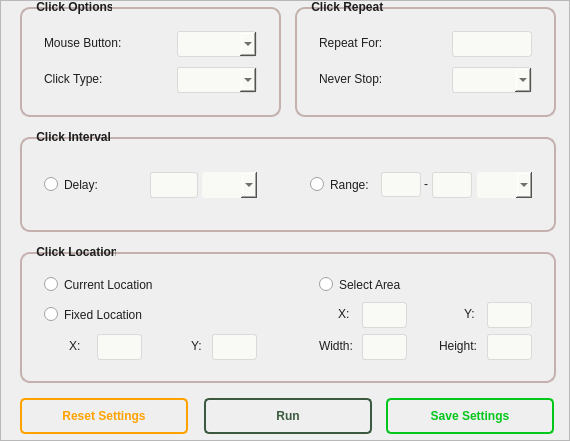
       <widget class="QFrame" name="home_frame">
        <property name="geometry">
         <rect>
          <x>72</x>
          <y>0</y>
          <width>570</width>
          <height>441</height>
         </rect>
        </property>
        <property name="sizePolicy">
         <sizepolicy hsizetype="Preferred" vsizetype="Preferred">
          <horstretch>0</horstretch>
          <verstretch>0</verstretch>
         </sizepolicy>
        </property>
        <property name="toolTip">
         <string/>
        </property>
        <property name="styleSheet">
         <string notr="true">color: rgb(30, 30, 30);
</string>
        </property>
        <property name="frameShape">
         <enum>QFrame::StyledPanel</enum>
        </property>
        <property name="frameShadow">
         <enum>QFrame::Raised</enum>
        </property>
        <property name="midLineWidth">
         <number>0</number>
        </property>
        <widget class="QPushButton" name="reset_settings_button">
         <property name="geometry">
          <rect>
           <x>20</x>
           <y>398</y>
           <width>168</width>
           <height>36</height>
          </rect>
         </property>
         <property name="font">
          <font>
           <pointsize>9</pointsize>
           <weight>75</weight>
           <bold>true</bold>
          </font>
         </property>
         <property name="toolTip">
          <string>&lt;p style='white-space:pre'&gt;Reset the tool to default values&lt;/p&gt;</string>
         </property>
         <property name="styleSheet">
          <string notr="true">QPushButton {
border-radius: 5px;
border: 2px solid rgb(255, 162, 0);
color: rgb(255, 162, 0);

}

QPushButton:hover {
color: white;
background-color: rgb(255, 162, 0);
}

QToolTip {
background-color: #e0e0e0;
border: none; }
</string>
         </property>
         <property name="text">
          <string>Reset Settings</string>
         </property>
        </widget>
        <widget class="QPushButton" name="save_settings_button">
         <property name="geometry">
          <rect>
           <x>386</x>
           <y>398</y>
           <width>168</width>
           <height>36</height>
          </rect>
         </property>
         <property name="font">
          <font>
           <pointsize>9</pointsize>
           <weight>75</weight>
           <bold>true</bold>
          </font>
         </property>
         <property name="toolTip">
          <string>&lt;p style='white-space:pre'&gt;Save the click settings to PC or App&lt;/p&gt;</string>
         </property>
         <property name="styleSheet">
          <string notr="true">QPushButton{
border-radius: 5px;
border: 2px solid rgb(3, 199, 26);
color: rgb(3, 199, 26);

}

QPushButton:hover {
color: white;
background-color: rgb(3, 199, 26);
}

QToolTip {
background-color: #e0e0e0;
border: none; }</string>
         </property>
         <property name="text">
          <string>Save Settings</string>
         </property>
        </widget>
        <widget class="QPushButton" name="play_button">
         <property name="geometry">
          <rect>
           <x>204</x>
           <y>398</y>
           <width>168</width>
           <height>36</height>
          </rect>
         </property>
         <property name="font">
          <font>
           <pointsize>9</pointsize>
           <weight>75</weight>
           <bold>true</bold>
          </font>
         </property>
         <property name="toolTip">
          <string/>
         </property>
         <property name="styleSheet">
          <string notr="true">QPushButton{
border-radius: 5px;
border: 2px solid #3A5A40;
color: #3A5A40;

}

QPushButton:hover {
color: white;
background-color: #3A5A40;
}</string>
         </property>
         <property name="text">
          <string>Run</string>
         </property>
         <property name="icon">
          <iconset>
           <normaloff>images/Run.png</normaloff>images/Run.png</iconset>
         </property>
        </widget>
        <widget class="QFrame" name="frame">
         <property name="geometry">
          <rect>
           <x>20</x>
           <y>7</y>
           <width>261</width>
           <height>110</height>
          </rect>
         </property>
         <property name="styleSheet">
          <string notr="true">border: 1.5px solid rgb(196, 177, 174);

border-radius: 10px;</string>
         </property>
         <property name="frameShape">
          <enum>QFrame::StyledPanel</enum>
         </property>
         <property name="frameShadow">
          <enum>QFrame::Raised</enum>
         </property>
         <widget class="QComboBox" name="click_type_combobox">
          <property name="geometry">
           <rect>
            <x>157</x>
            <y>60</y>
            <width>80</width>
            <height>26</height>
           </rect>
          </property>
          <property name="maximumSize">
           <size>
            <width>16777215</width>
            <height>16777215</height>
           </size>
          </property>
          <property name="font">
           <font>
            <pointsize>9</pointsize>
           </font>
          </property>
          <property name="styleSheet">
           <string notr="true">background-color: rgb(249, 249, 245);
border: 1px solid;
border-radius: 3px;
border-color: rgb(218, 218, 218)</string>
          </property>
          <property name="currentText">
           <string/>
          </property>
         </widget>
         <widget class="QComboBox" name="mouse_button_combobox">
          <property name="geometry">
           <rect>
            <x>157</x>
            <y>24</y>
            <width>80</width>
            <height>26</height>
           </rect>
          </property>
          <property name="maximumSize">
           <size>
            <width>16777215</width>
            <height>16777215</height>
           </size>
          </property>
          <property name="font">
           <font>
            <pointsize>9</pointsize>
           </font>
          </property>
          <property name="styleSheet">
           <string notr="true">background-color: rgb(249, 249, 245);
border: 1px solid;
border-radius: 3px;
border-color: rgb(218, 218, 218)</string>
          </property>
         </widget>
         <widget class="QLabel" name="mouse_button_label">
          <property name="geometry">
           <rect>
            <x>24</x>
            <y>27</y>
            <width>96</width>
            <height>18</height>
           </rect>
          </property>
          <property name="font">
           <font>
            <pointsize>9</pointsize>
           </font>
          </property>
          <property name="styleSheet">
           <string notr="true">border: none;</string>
          </property>
          <property name="text">
           <string>Mouse Button:</string>
          </property>
         </widget>
         <widget class="QLabel" name="click_type_label">
          <property name="geometry">
           <rect>
            <x>24</x>
            <y>63</y>
            <width>71</width>
            <height>18</height>
           </rect>
          </property>
          <property name="font">
           <font>
            <family>Arial</family>
            <pointsize>9</pointsize>
           </font>
          </property>
          <property name="styleSheet">
           <string notr="true">border: none;</string>
          </property>
          <property name="text">
           <string>Click Type:</string>
          </property>
         </widget>
         <zorder>click_type_combobox</zorder>
         <zorder>mouse_button_label</zorder>
         <zorder>click_type_label</zorder>
         <zorder>mouse_button_combobox</zorder>
        </widget>
        <widget class="QLabel" name="label_2">
         <property name="enabled">
          <bool>true</bool>
         </property>
         <property name="geometry">
          <rect>
           <x>33</x>
           <y>-1</y>
           <width>79</width>
           <height>16</height>
          </rect>
         </property>
         <property name="font">
          <font>
           <weight>75</weight>
           <bold>true</bold>
          </font>
         </property>
         <property name="styleSheet">
          <string notr="true">Border: none;</string>
         </property>
         <property name="text">
          <string> Click Options</string>
         </property>
        </widget>
        <widget class="QLabel" name="label_3">
         <property name="geometry">
          <rect>
           <x>308</x>
           <y>-1</y>
           <width>77</width>
           <height>16</height>
          </rect>
         </property>
         <property name="font">
          <font>
           <weight>75</weight>
           <bold>true</bold>
          </font>
         </property>
         <property name="styleSheet">
          <string notr="true">Border: none;</string>
         </property>
         <property name="text">
          <string> Click Repeat</string>
         </property>
        </widget>
        <widget class="QFrame" name="frame_2">
         <property name="geometry">
          <rect>
           <x>295</x>
           <y>7</y>
           <width>261</width>
           <height>110</height>
          </rect>
         </property>
         <property name="styleSheet">
          <string notr="true">border: 1.5px solid rgb(196, 177, 174);

border-radius: 10px;</string>
         </property>
         <property name="frameShape">
          <enum>QFrame::StyledPanel</enum>
         </property>
         <property name="frameShadow">
          <enum>QFrame::Raised</enum>
         </property>
         <widget class="QLabel" name="never_stop_label">
          <property name="geometry">
           <rect>
            <x>24</x>
            <y>63</y>
            <width>78</width>
            <height>18</height>
           </rect>
          </property>
          <property name="font">
           <font>
            <pointsize>9</pointsize>
           </font>
          </property>
          <property name="styleSheet">
           <string notr="true">border: none;</string>
          </property>
          <property name="text">
           <string>Never Stop:</string>
          </property>
         </widget>
         <widget class="QComboBox" name="never_stop_combobox">
          <property name="geometry">
           <rect>
            <x>157</x>
            <y>60</y>
            <width>80</width>
            <height>26</height>
           </rect>
          </property>
          <property name="maximumSize">
           <size>
            <width>16777215</width>
            <height>16777215</height>
           </size>
          </property>
          <property name="font">
           <font>
            <pointsize>9</pointsize>
           </font>
          </property>
          <property name="styleSheet">
           <string notr="true">background-color: rgb(249, 249, 245);
border: 1px solid;
border-radius: 3px;
border-color: rgb(218, 218, 218)
</string>
          </property>
         </widget>
         <widget class="QLabel" name="repeat_for_label">
          <property name="geometry">
           <rect>
            <x>24</x>
            <y>27</y>
            <width>77</width>
            <height>18</height>
           </rect>
          </property>
          <property name="font">
           <font>
            <pointsize>9</pointsize>
           </font>
          </property>
          <property name="styleSheet">
           <string notr="true">border: none;</string>
          </property>
          <property name="text">
           <string>Repeat For:</string>
          </property>
         </widget>
         <widget class="QLineEdit" name="repeat_for_number">
          <property name="geometry">
           <rect>
            <x>157</x>
            <y>24</y>
            <width>80</width>
            <height>26</height>
           </rect>
          </property>
          <property name="styleSheet">
           <string notr="true">background-color: rgb(249, 249, 245);
border-radius: 3px;
border: 1px solid;
border-color: rgb(218, 218, 218)</string>
          </property>
         </widget>
        </widget>
        <widget class="QFrame" name="frame_3">
         <property name="geometry">
          <rect>
           <x>20</x>
           <y>137</y>
           <width>536</width>
           <height>95</height>
          </rect>
         </property>
         <property name="styleSheet">
          <string notr="true">border: 1.5px solid rgb(196, 177, 174);

border-radius: 10px;</string>
         </property>
         <property name="frameShape">
          <enum>QFrame::StyledPanel</enum>
         </property>
         <property name="frameShadow">
          <enum>QFrame::Raised</enum>
         </property>
         <widget class="QComboBox" name="delay_time_combobox_2">
          <property name="geometry">
           <rect>
            <x>457</x>
            <y>35</y>
            <width>55</width>
            <height>26</height>
           </rect>
          </property>
          <property name="font">
           <font>
            <pointsize>9</pointsize>
           </font>
          </property>
          <property name="styleSheet">
           <string notr="true">background-color: rgb(249, 249, 245);
border-radius: 3px;
border: none;</string>
          </property>
         </widget>
         <widget class="QRadioButton" name="repeat_radio_button">
          <property name="geometry">
           <rect>
            <x>24</x>
            <y>38</y>
            <width>74</width>
            <height>19</height>
           </rect>
          </property>
          <property name="font">
           <font>
            <pointsize>9</pointsize>
           </font>
          </property>
          <property name="styleSheet">
           <string notr="true">border: none;</string>
          </property>
          <property name="text">
           <string>Delay:</string>
          </property>
         </widget>
         <widget class="QComboBox" name="delay_time_combobox">
          <property name="geometry">
           <rect>
            <x>182</x>
            <y>35</y>
            <width>55</width>
            <height>26</height>
           </rect>
          </property>
          <property name="font">
           <font>
            <pointsize>9</pointsize>
           </font>
          </property>
          <property name="styleSheet">
           <string notr="true">background-color: rgb(249, 249, 245);
border-radius: 3px;
border: none;</string>
          </property>
         </widget>
         <widget class="QRadioButton" name="range_radio_button">
          <property name="geometry">
           <rect>
            <x>290</x>
            <y>38</y>
            <width>71</width>
            <height>19</height>
           </rect>
          </property>
          <property name="font">
           <font>
            <pointsize>9</pointsize>
           </font>
          </property>
          <property name="styleSheet">
           <string notr="true">border: none;</string>
          </property>
          <property name="text">
           <string>Range:</string>
          </property>
         </widget>
         <widget class="QLabel" name="label_8">
          <property name="geometry">
           <rect>
            <x>404</x>
            <y>39</y>
            <width>5</width>
            <height>16</height>
           </rect>
          </property>
          <property name="styleSheet">
           <string notr="true">border: none;</string>
          </property>
          <property name="text">
           <string>-</string>
          </property>
         </widget>
         <widget class="QLineEdit" name="delay_time_entrybox">
          <property name="geometry">
           <rect>
            <x>130</x>
            <y>35</y>
            <width>48</width>
            <height>26</height>
           </rect>
          </property>
          <property name="styleSheet">
           <string notr="true">background-color: rgb(249, 249, 245);
border-radius: 3px;
border: 1px solid;
border-color: rgb(218, 218, 218)</string>
          </property>
         </widget>
         <widget class="QLineEdit" name="range_min">
          <property name="geometry">
           <rect>
            <x>361</x>
            <y>35</y>
            <width>40</width>
            <height>25</height>
           </rect>
          </property>
          <property name="styleSheet">
           <string notr="true">background-color: rgb(249, 249, 245);
border-radius: 3px;
border: 1px solid;
border-color: rgb(218, 218, 218)</string>
          </property>
         </widget>
         <widget class="QLineEdit" name="range_max">
          <property name="geometry">
           <rect>
            <x>412</x>
            <y>35</y>
            <width>40</width>
            <height>26</height>
           </rect>
          </property>
          <property name="styleSheet">
           <string notr="true">background-color: rgb(249, 249, 245);
border-radius: 3px;
border: 1px solid;
border-color: rgb(218, 218, 218)</string>
          </property>
         </widget>
        </widget>
        <widget class="QLabel" name="label_4">
         <property name="geometry">
          <rect>
           <x>33</x>
           <y>129</y>
           <width>81</width>
           <height>16</height>
          </rect>
         </property>
         <property name="font">
          <font>
           <weight>75</weight>
           <bold>true</bold>
          </font>
         </property>
         <property name="styleSheet">
          <string notr="true">Border: none;</string>
         </property>
         <property name="text">
          <string> Click Interval</string>
         </property>
        </widget>
        <widget class="QFrame" name="frame_4">
         <property name="geometry">
          <rect>
           <x>20</x>
           <y>252</y>
           <width>536</width>
           <height>131</height>
          </rect>
         </property>
         <property name="styleSheet">
          <string notr="true">border: 1.5px solid rgb(196, 177, 174);

border-radius: 10px;</string>
         </property>
         <property name="frameShape">
          <enum>QFrame::StyledPanel</enum>
         </property>
         <property name="frameShadow">
          <enum>QFrame::Raised</enum>
         </property>
         <widget class="QRadioButton" name="current_location_radio_button">
          <property name="geometry">
           <rect>
            <x>24</x>
            <y>23</y>
            <width>129</width>
            <height>19</height>
           </rect>
          </property>
          <property name="minimumSize">
           <size>
            <width>0</width>
            <height>0</height>
           </size>
          </property>
          <property name="maximumSize">
           <size>
            <width>178</width>
            <height>16777215</height>
           </size>
          </property>
          <property name="font">
           <font>
            <pointsize>9</pointsize>
           </font>
          </property>
          <property name="whatsThis">
           <string>&lt;html&gt;&lt;head/&gt;&lt;body&gt;&lt;p&gt;&lt;br/&gt;&lt;/p&gt;&lt;/body&gt;&lt;/html&gt;</string>
          </property>
          <property name="styleSheet">
           <string notr="true">border: none;</string>
          </property>
          <property name="text">
           <string>Current Location</string>
          </property>
         </widget>
         <widget class="QRadioButton" name="fixed_location_radio_button">
          <property name="geometry">
           <rect>
            <x>24</x>
            <y>53</y>
            <width>115</width>
            <height>19</height>
           </rect>
          </property>
          <property name="minimumSize">
           <size>
            <width>0</width>
            <height>0</height>
           </size>
          </property>
          <property name="maximumSize">
           <size>
            <width>178</width>
            <height>16777215</height>
           </size>
          </property>
          <property name="font">
           <font>
            <pointsize>9</pointsize>
           </font>
          </property>
          <property name="styleSheet">
           <string notr="true">border: none;</string>
          </property>
          <property name="text">
           <string>Fixed Location</string>
          </property>
         </widget>
         <widget class="QLabel" name="y_right_label">
          <property name="geometry">
           <rect>
            <x>171</x>
            <y>85</y>
            <width>14</width>
            <height>18</height>
           </rect>
          </property>
          <property name="font">
           <font>
            <pointsize>9</pointsize>
           </font>
          </property>
          <property name="styleSheet">
           <string notr="true">border: none;</string>
          </property>
          <property name="text">
           <string>Y:</string>
          </property>
         </widget>
         <widget class="QLabel" name="height_label">
          <property name="geometry">
           <rect>
            <x>419</x>
            <y>85</y>
            <width>46</width>
            <height>18</height>
           </rect>
          </property>
          <property name="font">
           <font>
            <pointsize>9</pointsize>
           </font>
          </property>
          <property name="styleSheet">
           <string notr="true">border: none;</string>
          </property>
          <property name="text">
           <string>Height:</string>
          </property>
         </widget>
         <widget class="QRadioButton" name="select_area_radio_button">
          <property name="geometry">
           <rect>
            <x>299</x>
            <y>23</y>
            <width>96</width>
            <height>19</height>
           </rect>
          </property>
          <property name="sizePolicy">
           <sizepolicy hsizetype="Expanding" vsizetype="Fixed">
            <horstretch>0</horstretch>
            <verstretch>0</verstretch>
           </sizepolicy>
          </property>
          <property name="minimumSize">
           <size>
            <width>0</width>
            <height>0</height>
           </size>
          </property>
          <property name="maximumSize">
           <size>
            <width>177</width>
            <height>16777215</height>
           </size>
          </property>
          <property name="font">
           <font>
            <pointsize>9</pointsize>
           </font>
          </property>
          <property name="styleSheet">
           <string notr="true">border: none;</string>
          </property>
          <property name="text">
           <string>Select Area</string>
          </property>
         </widget>
         <widget class="QLabel" name="y_left_label">
          <property name="geometry">
           <rect>
            <x>444</x>
            <y>53</y>
            <width>15</width>
            <height>18</height>
           </rect>
          </property>
          <property name="font">
           <font>
            <pointsize>9</pointsize>
           </font>
          </property>
          <property name="styleSheet">
           <string notr="true">border: none;</string>
          </property>
          <property name="text">
           <string>Y:</string>
          </property>
         </widget>
         <widget class="QLabel" name="x_right_label">
          <property name="geometry">
           <rect>
            <x>49</x>
            <y>85</y>
            <width>14</width>
            <height>18</height>
           </rect>
          </property>
          <property name="font">
           <font>
            <pointsize>9</pointsize>
           </font>
          </property>
          <property name="styleSheet">
           <string notr="true">border: none;</string>
          </property>
          <property name="text">
           <string>X:</string>
          </property>
         </widget>
         <widget class="QLabel" name="x_left_label">
          <property name="geometry">
           <rect>
            <x>318</x>
            <y>53</y>
            <width>14</width>
            <height>18</height>
           </rect>
          </property>
          <property name="font">
           <font>
            <pointsize>9</pointsize>
           </font>
          </property>
          <property name="styleSheet">
           <string notr="true">border: none;</string>
          </property>
          <property name="text">
           <string>X:</string>
          </property>
         </widget>
         <widget class="QLabel" name="width_label">
          <property name="geometry">
           <rect>
            <x>299</x>
            <y>85</y>
            <width>42</width>
            <height>18</height>
           </rect>
          </property>
          <property name="font">
           <font>
            <pointsize>9</pointsize>
           </font>
          </property>
          <property name="styleSheet">
           <string notr="true">border: none;</string>
          </property>
          <property name="text">
           <string>Width:</string>
          </property>
         </widget>
         <widget class="QLineEdit" name="fixed_location_x">
          <property name="geometry">
           <rect>
            <x>77</x>
            <y>82</y>
            <width>45</width>
            <height>26</height>
           </rect>
          </property>
          <property name="styleSheet">
           <string notr="true">background-color: rgb(249, 249, 245);
border-radius: 3px;
border: 1px solid;
border-color: rgb(218, 218, 218)</string>
          </property>
         </widget>
         <widget class="QLineEdit" name="fixed_location_y">
          <property name="geometry">
           <rect>
            <x>192</x>
            <y>82</y>
            <width>45</width>
            <height>26</height>
           </rect>
          </property>
          <property name="styleSheet">
           <string notr="true">background-color: rgb(249, 249, 245);
border-radius: 3px;
border: 1px solid;
border-color: rgb(218, 218, 218)</string>
          </property>
         </widget>
         <widget class="QLineEdit" name="select_area_x">
          <property name="geometry">
           <rect>
            <x>342</x>
            <y>50</y>
            <width>45</width>
            <height>26</height>
           </rect>
          </property>
          <property name="styleSheet">
           <string notr="true">background-color: rgb(249, 249, 245);
border-radius: 3px;
border: 1px solid;
border-color: rgb(218, 218, 218)</string>
          </property>
         </widget>
         <widget class="QLineEdit" name="select_area_y">
          <property name="geometry">
           <rect>
            <x>467</x>
            <y>50</y>
            <width>45</width>
            <height>26</height>
           </rect>
          </property>
          <property name="styleSheet">
           <string notr="true">background-color: rgb(249, 249, 245);
border-radius: 3px;
border: 1px solid;
border-color: rgb(218, 218, 218)</string>
          </property>
         </widget>
         <widget class="QLineEdit" name="select_area_width">
          <property name="geometry">
           <rect>
            <x>342</x>
            <y>82</y>
            <width>45</width>
            <height>26</height>
           </rect>
          </property>
          <property name="styleSheet">
           <string notr="true">background-color: rgb(249, 249, 245);
border-radius: 3px;
border: 1px solid;
border-color: rgb(218, 218, 218)</string>
          </property>
         </widget>
         <widget class="QLineEdit" name="select_area_height">
          <property name="geometry">
           <rect>
            <x>467</x>
            <y>82</y>
            <width>45</width>
            <height>26</height>
           </rect>
          </property>
          <property name="styleSheet">
           <string notr="true">background-color: rgb(249, 249, 245);
border-radius: 3px;
border: 1px solid;
border-color: rgb(218, 218, 218)</string>
          </property>
         </widget>
        </widget>
        <widget class="QLabel" name="label_6">
         <property name="geometry">
          <rect>
           <x>33</x>
           <y>244</y>
           <width>83</width>
           <height>16</height>
          </rect>
         </property>
         <property name="font">
          <font>
           <weight>75</weight>
           <bold>true</bold>
          </font>
         </property>
         <property name="styleSheet">
          <string notr="true">Border: none;</string>
         </property>
         <property name="text">
          <string> Click Location</string>
         </property>
        </widget>
        <zorder>frame</zorder>
        <zorder>save_settings_button</zorder>
        <zorder>play_button</zorder>
        <zorder>reset_settings_button</zorder>
        <zorder>label_2</zorder>
        <zorder>frame_2</zorder>
        <zorder>label_3</zorder>
        <zorder>frame_3</zorder>
        <zorder>frame_4</zorder>
        <zorder>label_6</zorder>
        <zorder>label_4</zorder>
       </widget>
